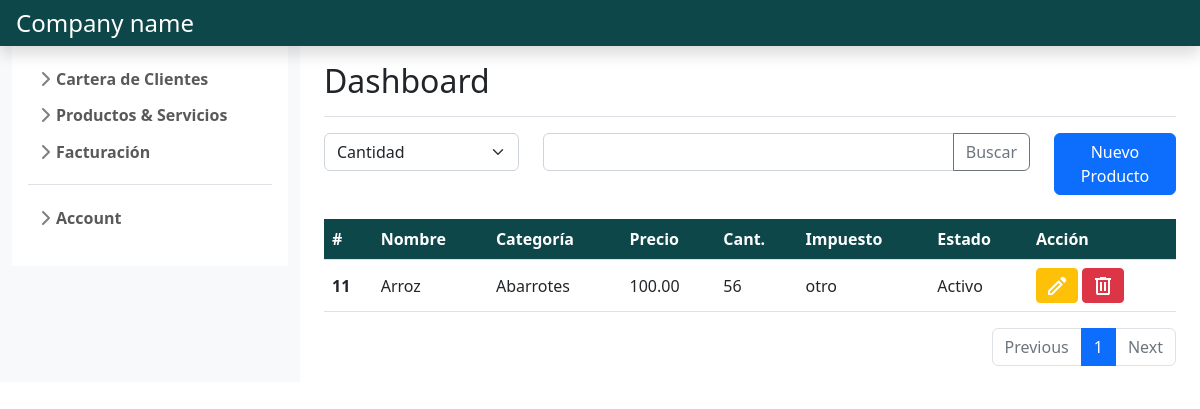
Before: /product_and_services/gestion_productos/ (signed in) with the older database file.
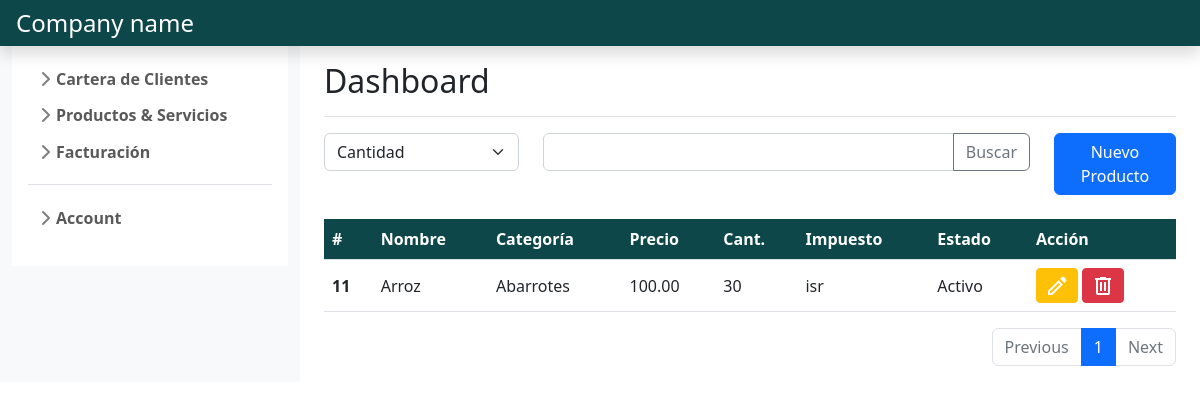
After: the same page with the newer database file.
### product_services_management/models.py (models this page shows, shortened)
class Producto(models.Model):
    codigo= models.OneToOneField(Item, on_delete=models.CASCADE)
    nombre= models.CharField(max_length=50)
    categoria= models.ForeignKey(Categoria, on_delete= models.CASCADE)
    precio= models.DecimalField(max_digits=12, decimal_places=2)
    cantidad= models.IntegerField()

class Item(models.Model):
    impuesto= models.ForeignKey(Impuesto, on_delete=models.CASCADE)
    estado= models.BooleanField(default=True)
    creado= models.DateTimeField(auto_now_add=True)
    actualizado= models.DateTimeField(auto_now=True)

class Impuesto(models.Model):
    nombre= models.CharField(max_length=10)
    detalle= models.CharField(max_length=60)
    porcentaje= models.DecimalField(max_digits=3, decimal_places=0)
    estado= models.BooleanField(default=True)
    creado= models.DateTimeField(auto_now_add=True)
    actualizado= models.DateTimeField(auto_now=True)
    def __str__(self):
        return self.nombre

class Categoria(models.Model):
    nombre= models.CharField(max_length=40)
    estado= models.BooleanField(default=True)
    creado= models.DateTimeField(auto_now_add=True)
    actualizado= models.DateTimeField(auto_now=True)

### product_services_management/views.py (the view)
# urls.py: path('gestion_productos/', views.gestion_productos, name='gestion productos'),
@login_required
def gestion_productos(request):
    if request.method == 'GET':
        producto= Paginator(Producto.objects.all().order_by('codigo'), 10)
        if request.GET.get('page'):
            page_number= request.GET.get('page')
            producto_page= producto.get_page(page_number)
            return render(request, 'gestion_productos.html',
                            {'productos': producto_page,
                             'form': FormProducto}
                        )
        else:
            producto_page= producto.get_page(1)
            return render(request, 'gestion_productos.html',
                            {'productos': producto_page,
                             'form': FormProducto}
                        )

### product_services_management/templates/gestion_productos.html (shortened to what this page needs)
{% extends "base.html" %}
{% load static %}
{% block content %}
    <div class="row">
        <div class="col-md-3">
            <select class="form-select" id="inputGroupSelect01">
                {% for field in form %}
                <option value="{{field.label}}" selected>{{field.label}}</option>
                {% endfor %}
            </select>
        </div>
        <div class="col-md-7">
            <div class="input-group mb-3 ">
                <input type="text" class="form-control" aria-label="Text input with dropdown button">
                <button class="btn btn-outline-secondary" type="button" id="button-addon1">Buscar</button>
            </div>
        </div>
        <div class="col-md-2">
            <a class="btn btn-primary" href="{% url 'crear producto' %}">Nuevo Producto</a>
        </div>
    </div>
    <br>
    <table class="table table-hover align-middle">
        <thead class="text-white" style="background-color: #0E4749;">
            <tr>
                <th scope="col">#</th>
                <th scope="col">Nombre</th>
                <th scope="col">Categoría</th>
                <th scope="col">Precio</th>
                <th scope="col">Cant.</th>
                <th scope="col">Impuesto</th>
                <th scope="col">Estado</th>
                <th scope="col">Acción</th>
            </tr>
        </thead>
        <tbody>
            {% for producto in productos %}
            <tr>
                <th scope="row">{{producto.codigo.id}}</th>
                <td>{{producto.nombre}}</td>
                <td>{{producto.categoria.nombre}}</td>
                <td>{{producto.precio}}</td>
                <td>{{producto.cantidad}}</td>
                <td>{{producto.codigo.impuesto}}</td>
                <td>{% if producto.codigo.estado %}Activo{% else %}Inactivo{% endif %}</td>
                <td>
                    <a class="btn btn-sm btn-warning" href="{% url 'modificar producto' producto.codigo.id %}" role="button">
                        <svg xmlns="http://www.w3.org/2000/svg" height="24" width="24" style="fill:#FFF"><path d="M5 19h1.4l8.625-8.625-1.4-1.4L5 17.6ZM19.3 8.925l-4.25-4.2 1.4-1.4q.575-.575 1.413-.575.837 0 1.412.575l1.4 1.4q.575.575.6 1.388.025.812-.55 1.387ZM17.85 10.4 7.25 21H3v-4.25l10.6-10.6Zm-3.525-.725-.7-.7 1.4 1.4Z"/></svg>
                    </a>
                    <button class="btn btn-sm btn-danger" data-bs-toggle="modal" data-bs-target="#exampleModalgestion" data-bs-whatever="{{producto.codigo.id}}:{{producto.nombre}}">
                        <svg xmlns="http://www.w3.org/2000/svg" height="24" width="24" style="fill:#FFF"><path d="M7 21q-.825 0-1.412-.587Q5 19.825 5 19V6H4V4h5V3h6v1h5v2h-1v13q0 .825-.587 1.413Q17.825 21 17 21ZM17 6H7v13h10ZM9 17h2V8H9Zm4 0h2V8h-2ZM7 6v13Z"/></svg>
                    </button>
                </td>
            </tr>
            {% endfor %}
        </tbody>
    </table>
    <nav aria-label="Page navigation example">
        <ul class="pagination justify-content-end">
            <li class="page-item {% if not productos.has_previous %} disabled {% endif %}">
                <a class="page-link" {% if productos.has_previous %} href="?page={{ productos.previous_page_number }}" {% endif %}>Previous</a>
            </li>
            {% for i in productos.paginator.page_range %}
              {% if i == productos.number %}
                  <li class="page-item active">
                      <a class="page-link" href="#">{{ i }}</a>
                  </li>
              {% else %}
                  <li class="page-item">
                      <a class="page-link" href="?page={{ i }}">{{ i }}</a>
                  </li>
              {% endif %}
          {% endfor %}
          <li class="page-item {% if not productos.has_next %} disabled {% endif %}" >
            <a class="page-link" {% if productos.has_next %} href="?page={{ productos.next_page_number }}" {% endif %}>Next</a>
          </li>
        </ul>
    </nav>
{% endblock %}

Changed rows visible on the page:
changed Producto "Arroz": cantidad "56" → "30"; codigo.impuesto "otro" → "isr"
